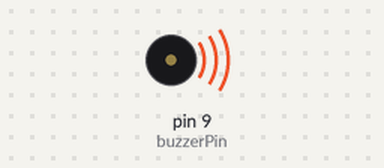
This sketch was run on a simulated Arduino Uno, built with avr-gcc and run on an emulated ATmega328P. On the bench: buzzer (waves = sounding, pin HIGH).

Above: at 0.2 s.
At 5.5 s:
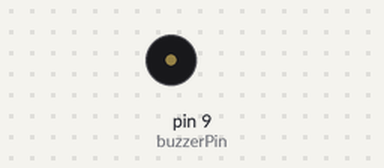
Timing chart, 0 to 8.1 s (numbered marks = the images above):
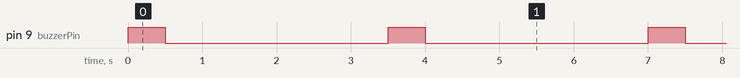

The sketch:

MWE_Ch08_Buzzer.ino
```cpp
/*
Make: Wearable Electronics
 Buzzer example
 */

int buzzerPin = 9;

void setup() {
  pinMode(buzzerPin, OUTPUT);
}

void loop() {
  digitalWrite(buzzerPin, HIGH);
  delay(500);
  digitalWrite(buzzerPin, LOW);
  delay(3000);
}
```

Measured:
- by itself, pin 9 (buzzerPin): alternates HIGH for 0.50 s and LOW for 3.0 s
